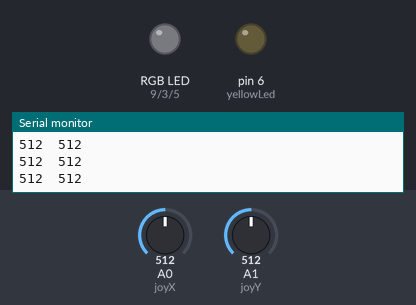
Recording of a sketch running on a simulated Arduino Uno, built with avr-gcc and run on an emulated ATmega328P. Parts: an RGB LED mixed from three pins (HIGH = lit), output pins drawn as LEDs (lit = HIGH), the last lines printed to the serial monitor. The test bench sets the inputs (shaded band); at power-on: A0 (joyX) = 512, A1 (joyY) = 512. Dim RGB values are drawn brighter than linear.

Above: at 1.2 s.
1.3 s: A0 (joyX) set to 530
At 1.7 s:
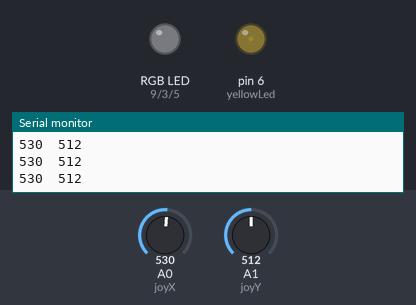
2.8 s: A0 (joyX) set to 500
At 3.5 s:
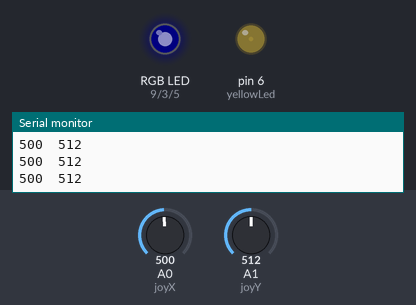
4.3 s: A0 (joyX) set to 306
At 5.2 s:
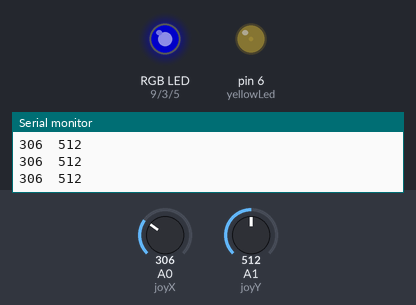
5.8 s: A0 (joyX) set to 122
At 6.3 s:
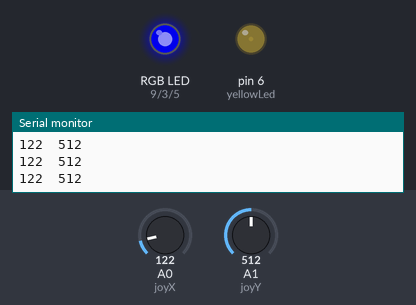
7.3 s: A1 (joyY) set to 521
8.8 s: A1 (joyY) set to 545
At 9.9 s:
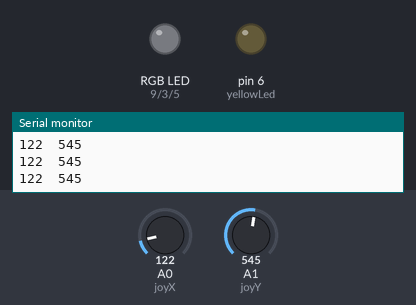
Timing chart, 0 to 11.3 s (numbered marks = the images above; inputs shaded):
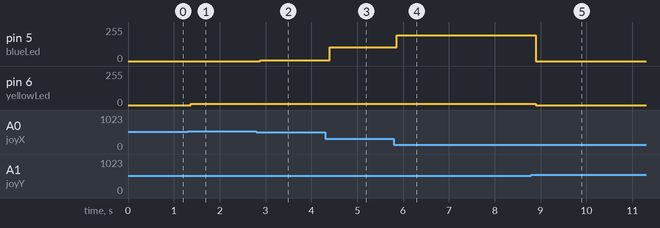

Measured:
- the behaviour switches between 529 and 530 on A1 (joyY) (found by bisection; images 4 and 5)
- after the input at 1.3 s, pin 6 (yellowLed): 0/255 → 9/255 after 0.07 s
- after the input at 2.8 s, pin 5 (blueLed): 0/255 → 5/255 after 0.08 s
- after the input at 4.3 s, pin 5 (blueLed): 5/255 → 102/255 after 0.10 s
- after the input at 5.8 s, pin 5 (blueLed): 102/255 → 194/255 after 0.07 s
- after the input at 8.8 s, pin 5 (blueLed): 194/255 → 0/255 after 0.10 s; pin 6 (yellowLed): 9/255 → 0/255 after 0.10 s

The sketch:

main.ino
```cpp
#define joyX A0
#define joyY A1

#define greenLed 3
#define blueLed 5
#define yellowLed 6
#define redLed 9

unsigned int xValue = 0;
unsigned int yValue = 0;

void setup() {
  Serial.begin(9600);
  pinMode(greenLed, OUTPUT);
  pinMode(blueLed, OUTPUT);
  pinMode(yellowLed, OUTPUT);
  pinMode(redLed, OUTPUT);
}

void loop() {
  xValue = analogRead(joyX);
  yValue = analogRead(joyY);
  //int light = sqrt(pow(xValue, 2) + pow(yValue, 2))/5;

  //print joystick values
  Serial.print(xValue);
  Serial.print("\t");
  Serial.println(yValue);
  //delayMicroseconds(50000);
  delay(50);

  if (xValue < 510 && yValue > 500 && yValue < 530) {
    analogWrite(blueLed, (510 - xValue) / 2);
    return;
  }
  if (xValue > 520 && yValue > 500 && yValue < 530) {
    analogWrite(yellowLed, (xValue - 512) / 2);
    return;
  }
  if (yValue > 520 && xValue > 500 && xValue < 530) {
    analogWrite(redLed, (yValue - 512) / 2);
    return;
  }
  if (yValue < 510 && xValue > 500 && xValue < 530) {
    analogWrite(greenLed, (510 - yValue) / 2);
    return;
  }

  //turn off all LED if joystick isn't in the correct position.
  analogWrite(blueLed, 0);
  analogWrite(yellowLed, 0);
  analogWrite(redLed, 0);
  analogWrite(greenLed, 0);
}
```
